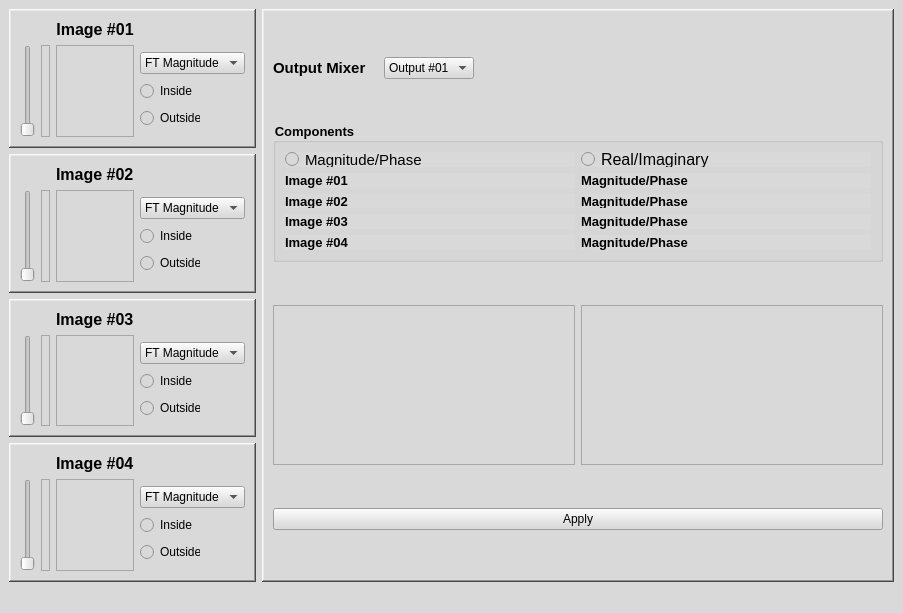
<?xml version="1.0" encoding="UTF-8"?>
<ui version="4.0">
 <class>MainWindow</class>
 <widget class="QMainWindow" name="MainWindow">
  <property name="geometry">
   <rect>
    <x>0</x>
    <y>0</y>
    <width>903</width>
    <height>613</height>
   </rect>
  </property>
  <property name="windowTitle">
   <string>MainWindow</string>
  </property>
  <property name="styleSheet">
   <string notr="true">background-color: rgb(217, 217, 217);</string>
  </property>
  <widget class="QWidget" name="centralwidget">
   <layout class="QGridLayout" name="gridLayout">
    <item row="0" column="0">
     <widget class="QFrame" name="frame_6">
      <property name="mouseTracking">
       <bool>false</bool>
      </property>
      <property name="frameShape">
       <enum>QFrame::WinPanel</enum>
      </property>
      <property name="frameShadow">
       <enum>QFrame::Raised</enum>
      </property>
      <layout class="QGridLayout" name="gridLayout_5">
       <item row="1" column="2">
        <widget class="QLabel" name="imageComponent1">
         <property name="maximumSize">
          <size>
           <width>16777215</width>
           <height>160</height>
          </size>
         </property>
         <property name="styleSheet">
          <string notr="true"/>
         </property>
         <property name="frameShape">
          <enum>QFrame::StyledPanel</enum>
         </property>
         <property name="text">
          <string/>
         </property>
         <property name="alignment">
          <set>Qt::AlignCenter</set>
         </property>
        </widget>
       </item>
       <item row="1" column="0">
        <widget class="QSlider" name="verticalSlider_1">
         <property name="orientation">
          <enum>Qt::Vertical</enum>
         </property>
        </widget>
       </item>
       <item row="1" column="3">
        <layout class="QVBoxLayout" name="verticalLayout_5">
         <property name="spacing">
          <number>0</number>
         </property>
         <property name="sizeConstraint">
          <enum>QLayout::SetNoConstraint</enum>
         </property>
         <property name="rightMargin">
          <number>0</number>
         </property>
         <item>
          <widget class="QComboBox" name="imageComboBox1">
           <item>
            <property name="text">
             <string>FT Magnitude</string>
            </property>
           </item>
           <item>
            <property name="text">
             <string>FT Phase</string>
            </property>
           </item>
           <item>
            <property name="text">
             <string>FT Real</string>
            </property>
           </item>
           <item>
            <property name="text">
             <string>FT Imaginary</string>
            </property>
           </item>
          </widget>
         </item>
         <item>
          <widget class="QRadioButton" name="radioButton_9">
           <property name="maximumSize">
            <size>
             <width>55</width>
             <height>20</height>
            </size>
           </property>
           <property name="text">
            <string>Inside</string>
           </property>
          </widget>
         </item>
         <item>
          <widget class="QRadioButton" name="radioButton_10">
           <property name="maximumSize">
            <size>
             <width>60</width>
             <height>20</height>
            </size>
           </property>
           <property name="text">
            <string>Outside</string>
           </property>
          </widget>
         </item>
        </layout>
       </item>
       <item row="0" column="2">
        <widget class="QLabel" name="label_15">
         <property name="font">
          <font>
           <pointsize>12</pointsize>
           <bold>true</bold>
          </font>
         </property>
         <property name="text">
          <string>Image #01</string>
         </property>
         <property name="alignment">
          <set>Qt::AlignCenter</set>
         </property>
        </widget>
       </item>
       <item row="1" column="1">
        <widget class="QLabel" name="imageLabel1">
         <property name="maximumSize">
          <size>
           <width>16777215</width>
           <height>160</height>
          </size>
         </property>
         <property name="styleSheet">
          <string notr="true"/>
         </property>
         <property name="frameShape">
          <enum>QFrame::StyledPanel</enum>
         </property>
         <property name="text">
          <string/>
         </property>
         <property name="alignment">
          <set>Qt::AlignCenter</set>
         </property>
        </widget>
       </item>
      </layout>
     </widget>
    </item>
    <item row="0" column="1" rowspan="4">
     <widget class="QFrame" name="frame_5">
      <property name="sizePolicy">
       <sizepolicy hsizetype="Expanding" vsizetype="Expanding">
        <horstretch>0</horstretch>
        <verstretch>0</verstretch>
       </sizepolicy>
      </property>
      <property name="maximumSize">
       <size>
        <width>650</width>
        <height>16777215</height>
       </size>
      </property>
      <property name="frameShape">
       <enum>QFrame::WinPanel</enum>
      </property>
      <property name="frameShadow">
       <enum>QFrame::Raised</enum>
      </property>
      <layout class="QGridLayout" name="gridLayout_6">
       <item row="6" column="0">
        <layout class="QHBoxLayout" name="horizontalLayout">
         <item>
          <widget class="QPushButton" name="pushButton">
           <property name="text">
            <string>Apply</string>
           </property>
          </widget>
         </item>
        </layout>
       </item>
       <item row="4" column="0">
        <widget class="QGroupBox" name="groupBox">
         <property name="maximumSize">
          <size>
           <width>16777215</width>
           <height>140</height>
          </size>
         </property>
         <property name="font">
          <font>
           <pointsize>10</pointsize>
           <bold>true</bold>
          </font>
         </property>
         <property name="title">
          <string>Components</string>
         </property>
         <layout class="QGridLayout" name="gridLayout_8">
          <item row="4" column="0">
           <widget class="QLabel" name="label_17">
            <property name="font">
             <font>
              <pointsize>10</pointsize>
              <bold>true</bold>
             </font>
            </property>
            <property name="text">
             <string>Image #02</string>
            </property>
           </widget>
          </item>
          <item row="8" column="0">
           <widget class="QLabel" name="label_18">
            <property name="font">
             <font>
              <pointsize>10</pointsize>
              <bold>true</bold>
             </font>
            </property>
            <property name="text">
             <string>Image #03</string>
            </property>
           </widget>
          </item>
          <item row="11" column="0">
           <widget class="QLabel" name="label_19">
            <property name="font">
             <font>
              <pointsize>10</pointsize>
              <bold>true</bold>
             </font>
            </property>
            <property name="text">
             <string>Image #04</string>
            </property>
           </widget>
          </item>
          <item row="2" column="0">
           <spacer name="verticalSpacer">
            <property name="orientation">
             <enum>Qt::Vertical</enum>
            </property>
            <property name="sizeHint" stdset="0">
             <size>
              <width>20</width>
              <height>40</height>
             </size>
            </property>
           </spacer>
          </item>
          <item row="8" column="1">
           <widget class="QLabel" name="label_4">
            <property name="font">
             <font>
              <pointsize>10</pointsize>
              <bold>true</bold>
             </font>
            </property>
            <property name="text">
             <string>Magnitude/Phase</string>
            </property>
           </widget>
          </item>
          <item row="1" column="1">
           <widget class="QLabel" name="label_2">
            <property name="font">
             <font>
              <pointsize>10</pointsize>
              <bold>true</bold>
             </font>
            </property>
            <property name="text">
             <string>Magnitude/Phase</string>
            </property>
           </widget>
          </item>
          <item row="4" column="1">
           <widget class="QLabel" name="label_3">
            <property name="font">
             <font>
              <pointsize>10</pointsize>
              <bold>true</bold>
             </font>
            </property>
            <property name="text">
             <string>Magnitude/Phase</string>
            </property>
           </widget>
          </item>
          <item row="0" column="1">
           <widget class="QRadioButton" name="radioButton2">
            <property name="font">
             <font>
              <pointsize>12</pointsize>
             </font>
            </property>
            <property name="text">
             <string>Real/Imaginary</string>
            </property>
           </widget>
          </item>
          <item row="0" column="0">
           <widget class="QRadioButton" name="radioButton1">
            <property name="font">
             <font>
              <pointsize>11</pointsize>
             </font>
            </property>
            <property name="text">
             <string>Magnitude/Phase</string>
            </property>
           </widget>
          </item>
          <item row="11" column="1">
           <widget class="QLabel" name="label_5">
            <property name="font">
             <font>
              <pointsize>10</pointsize>
              <bold>true</bold>
             </font>
            </property>
            <property name="text">
             <string>Magnitude/Phase</string>
            </property>
           </widget>
          </item>
          <item row="1" column="0">
           <widget class="QLabel" name="label">
            <property name="font">
             <font>
              <pointsize>10</pointsize>
              <bold>true</bold>
             </font>
            </property>
            <property name="text">
             <string>Image #01</string>
            </property>
           </widget>
          </item>
          <item row="7" column="0">
           <spacer name="verticalSpacer_2">
            <property name="orientation">
             <enum>Qt::Vertical</enum>
            </property>
            <property name="sizeHint" stdset="0">
             <size>
              <width>20</width>
              <height>40</height>
             </size>
            </property>
           </spacer>
          </item>
          <item row="9" column="0">
           <spacer name="verticalSpacer_3">
            <property name="orientation">
             <enum>Qt::Vertical</enum>
            </property>
            <property name="sizeHint" stdset="0">
             <size>
              <width>20</width>
              <height>40</height>
             </size>
            </property>
           </spacer>
          </item>
         </layout>
        </widget>
       </item>
       <item row="5" column="0">
        <layout class="QHBoxLayout" name="horizontalLayout_2">
         <item>
          <widget class="QLabel" name="outputImage1">
           <property name="sizePolicy">
            <sizepolicy hsizetype="Expanding" vsizetype="Preferred">
             <horstretch>0</horstretch>
             <verstretch>0</verstretch>
            </sizepolicy>
           </property>
           <property name="maximumSize">
            <size>
             <width>16777215</width>
             <height>160</height>
            </size>
           </property>
           <property name="styleSheet">
            <string notr="true"/>
           </property>
           <property name="frameShape">
            <enum>QFrame::StyledPanel</enum>
           </property>
           <property name="text">
            <string/>
           </property>
           <property name="alignment">
            <set>Qt::AlignCenter</set>
           </property>
          </widget>
         </item>
         <item>
          <widget class="QLabel" name="outputImage2">
           <property name="sizePolicy">
            <sizepolicy hsizetype="Expanding" vsizetype="Preferred">
             <horstretch>0</horstretch>
             <verstretch>0</verstretch>
            </sizepolicy>
           </property>
           <property name="maximumSize">
            <size>
             <width>16777215</width>
             <height>160</height>
            </size>
           </property>
           <property name="styleSheet">
            <string notr="true"/>
           </property>
           <property name="frameShape">
            <enum>QFrame::StyledPanel</enum>
           </property>
           <property name="text">
            <string/>
           </property>
           <property name="alignment">
            <set>Qt::AlignCenter</set>
           </property>
          </widget>
         </item>
        </layout>
       </item>
       <item row="0" column="0">
        <layout class="QHBoxLayout" name="horizontalLayout_3">
         <item>
          <widget class="QLabel" name="label_11">
           <property name="font">
            <font>
             <pointsize>11</pointsize>
             <bold>true</bold>
            </font>
           </property>
           <property name="text">
            <string>Output Mixer   </string>
           </property>
          </widget>
         </item>
         <item>
          <widget class="QComboBox" name="comboBox_5">
           <property name="maximumSize">
            <size>
             <width>300</width>
             <height>16777215</height>
            </size>
           </property>
           <item>
            <property name="text">
             <string>Output #01</string>
            </property>
           </item>
           <item>
            <property name="text">
             <string>Output #02</string>
            </property>
           </item>
          </widget>
         </item>
         <item>
          <spacer name="horizontalSpacer">
           <property name="orientation">
            <enum>Qt::Horizontal</enum>
           </property>
           <property name="sizeHint" stdset="0">
            <size>
             <width>40</width>
             <height>20</height>
            </size>
           </property>
          </spacer>
         </item>
        </layout>
       </item>
      </layout>
     </widget>
    </item>
    <item row="1" column="0">
     <widget class="QFrame" name="frame_2">
      <property name="frameShape">
       <enum>QFrame::WinPanel</enum>
      </property>
      <property name="frameShadow">
       <enum>QFrame::Raised</enum>
      </property>
      <layout class="QGridLayout" name="gridLayout_2">
       <item row="1" column="1">
        <widget class="QLabel" name="imageLabel2">
         <property name="maximumSize">
          <size>
           <width>16777215</width>
           <height>160</height>
          </size>
         </property>
         <property name="styleSheet">
          <string notr="true"/>
         </property>
         <property name="frameShape">
          <enum>QFrame::StyledPanel</enum>
         </property>
         <property name="text">
          <string/>
         </property>
         <property name="alignment">
          <set>Qt::AlignCenter</set>
         </property>
        </widget>
       </item>
       <item row="1" column="3">
        <layout class="QVBoxLayout" name="verticalLayout_2">
         <property name="spacing">
          <number>0</number>
         </property>
         <property name="sizeConstraint">
          <enum>QLayout::SetNoConstraint</enum>
         </property>
         <property name="rightMargin">
          <number>0</number>
         </property>
         <item>
          <widget class="QComboBox" name="imageComboBox2">
           <item>
            <property name="text">
             <string>FT Magnitude</string>
            </property>
           </item>
           <item>
            <property name="text">
             <string>FT Phase</string>
            </property>
           </item>
           <item>
            <property name="text">
             <string>FT Real</string>
            </property>
           </item>
           <item>
            <property name="text">
             <string>FT Imaginary</string>
            </property>
           </item>
          </widget>
         </item>
         <item>
          <widget class="QRadioButton" name="radioButton_3">
           <property name="maximumSize">
            <size>
             <width>55</width>
             <height>20</height>
            </size>
           </property>
           <property name="text">
            <string>Inside</string>
           </property>
          </widget>
         </item>
         <item>
          <widget class="QRadioButton" name="radioButton_4">
           <property name="maximumSize">
            <size>
             <width>60</width>
             <height>20</height>
            </size>
           </property>
           <property name="text">
            <string>Outside</string>
           </property>
          </widget>
         </item>
        </layout>
       </item>
       <item row="1" column="0">
        <widget class="QSlider" name="verticalSlider_2">
         <property name="orientation">
          <enum>Qt::Vertical</enum>
         </property>
        </widget>
       </item>
       <item row="0" column="2">
        <widget class="QLabel" name="label_14">
         <property name="font">
          <font>
           <pointsize>12</pointsize>
           <bold>true</bold>
          </font>
         </property>
         <property name="text">
          <string>Image #02</string>
         </property>
        </widget>
       </item>
       <item row="1" column="2">
        <widget class="QLabel" name="imageComponent2">
         <property name="maximumSize">
          <size>
           <width>16777215</width>
           <height>160</height>
          </size>
         </property>
         <property name="styleSheet">
          <string notr="true"/>
         </property>
         <property name="frameShape">
          <enum>QFrame::StyledPanel</enum>
         </property>
         <property name="text">
          <string/>
         </property>
         <property name="alignment">
          <set>Qt::AlignCenter</set>
         </property>
        </widget>
       </item>
      </layout>
     </widget>
    </item>
    <item row="2" column="0">
     <widget class="QFrame" name="frame_3">
      <property name="frameShape">
       <enum>QFrame::WinPanel</enum>
      </property>
      <property name="frameShadow">
       <enum>QFrame::Raised</enum>
      </property>
      <layout class="QGridLayout" name="gridLayout_3">
       <item row="1" column="3">
        <layout class="QVBoxLayout" name="verticalLayout_3">
         <property name="spacing">
          <number>0</number>
         </property>
         <property name="sizeConstraint">
          <enum>QLayout::SetNoConstraint</enum>
         </property>
         <property name="rightMargin">
          <number>0</number>
         </property>
         <item>
          <widget class="QComboBox" name="imageComboBox3">
           <item>
            <property name="text">
             <string>FT Magnitude</string>
            </property>
           </item>
           <item>
            <property name="text">
             <string>FT Phase</string>
            </property>
           </item>
           <item>
            <property name="text">
             <string>FT Real</string>
            </property>
           </item>
           <item>
            <property name="text">
             <string>FT Imaginary</string>
            </property>
           </item>
          </widget>
         </item>
         <item>
          <widget class="QRadioButton" name="radioButton_5">
           <property name="maximumSize">
            <size>
             <width>55</width>
             <height>20</height>
            </size>
           </property>
           <property name="text">
            <string>Inside</string>
           </property>
          </widget>
         </item>
         <item>
          <widget class="QRadioButton" name="radioButton_6">
           <property name="maximumSize">
            <size>
             <width>60</width>
             <height>20</height>
            </size>
           </property>
           <property name="text">
            <string>Outside</string>
           </property>
          </widget>
         </item>
        </layout>
       </item>
       <item row="1" column="0">
        <widget class="QSlider" name="verticalSlider_3">
         <property name="orientation">
          <enum>Qt::Vertical</enum>
         </property>
        </widget>
       </item>
       <item row="0" column="2">
        <widget class="QLabel" name="label_13">
         <property name="font">
          <font>
           <pointsize>12</pointsize>
           <bold>true</bold>
          </font>
         </property>
         <property name="text">
          <string>Image #03</string>
         </property>
        </widget>
       </item>
       <item row="1" column="1">
        <widget class="QLabel" name="imageLabel3">
         <property name="maximumSize">
          <size>
           <width>16777215</width>
           <height>160</height>
          </size>
         </property>
         <property name="styleSheet">
          <string notr="true"/>
         </property>
         <property name="frameShape">
          <enum>QFrame::StyledPanel</enum>
         </property>
         <property name="text">
          <string/>
         </property>
         <property name="alignment">
          <set>Qt::AlignCenter</set>
         </property>
        </widget>
       </item>
       <item row="1" column="2">
        <widget class="QLabel" name="imageComponent3">
         <property name="maximumSize">
          <size>
           <width>16777215</width>
           <height>160</height>
          </size>
         </property>
         <property name="styleSheet">
          <string notr="true"/>
         </property>
         <property name="frameShape">
          <enum>QFrame::StyledPanel</enum>
         </property>
         <property name="text">
          <string/>
         </property>
         <property name="alignment">
          <set>Qt::AlignCenter</set>
         </property>
        </widget>
       </item>
      </layout>
     </widget>
    </item>
    <item row="3" column="0">
     <widget class="QFrame" name="frame_4">
      <property name="frameShape">
       <enum>QFrame::WinPanel</enum>
      </property>
      <property name="frameShadow">
       <enum>QFrame::Raised</enum>
      </property>
      <layout class="QGridLayout" name="gridLayout_4">
       <item row="0" column="2">
        <widget class="QLabel" name="label_12">
         <property name="font">
          <font>
           <pointsize>12</pointsize>
           <bold>true</bold>
          </font>
         </property>
         <property name="text">
          <string>Image #04</string>
         </property>
        </widget>
       </item>
       <item row="1" column="0">
        <widget class="QSlider" name="verticalSlider_4">
         <property name="orientation">
          <enum>Qt::Vertical</enum>
         </property>
        </widget>
       </item>
       <item row="1" column="3">
        <layout class="QVBoxLayout" name="verticalLayout_4">
         <property name="spacing">
          <number>0</number>
         </property>
         <property name="sizeConstraint">
          <enum>QLayout::SetNoConstraint</enum>
         </property>
         <property name="rightMargin">
          <number>0</number>
         </property>
         <item>
          <widget class="QComboBox" name="imageComboBox4">
           <item>
            <property name="text">
             <string>FT Magnitude</string>
            </property>
           </item>
           <item>
            <property name="text">
             <string>FT Phase</string>
            </property>
           </item>
           <item>
            <property name="text">
             <string>FT Real</string>
            </property>
           </item>
           <item>
            <property name="text">
             <string>FT Imaginary</string>
            </property>
           </item>
          </widget>
         </item>
         <item>
          <widget class="QRadioButton" name="radioButton_7">
           <property name="maximumSize">
            <size>
             <width>55</width>
             <height>20</height>
            </size>
           </property>
           <property name="text">
            <string>Inside</string>
           </property>
          </widget>
         </item>
         <item>
          <widget class="QRadioButton" name="radioButton_8">
           <property name="maximumSize">
            <size>
             <width>60</width>
             <height>20</height>
            </size>
           </property>
           <property name="text">
            <string>Outside</string>
           </property>
          </widget>
         </item>
        </layout>
       </item>
       <item row="1" column="2">
        <widget class="QLabel" name="imageComponent4">
         <property name="maximumSize">
          <size>
           <width>16777215</width>
           <height>160</height>
          </size>
         </property>
         <property name="styleSheet">
          <string notr="true"/>
         </property>
         <property name="frameShape">
          <enum>QFrame::StyledPanel</enum>
         </property>
         <property name="text">
          <string/>
         </property>
         <property name="alignment">
          <set>Qt::AlignCenter</set>
         </property>
        </widget>
       </item>
       <item row="1" column="1">
        <widget class="QLabel" name="imageLabel4">
         <property name="maximumSize">
          <size>
           <width>16777215</width>
           <height>160</height>
          </size>
         </property>
         <property name="styleSheet">
          <string notr="true"/>
         </property>
         <property name="frameShape">
          <enum>QFrame::StyledPanel</enum>
         </property>
         <property name="text">
          <string/>
         </property>
         <property name="alignment">
          <set>Qt::AlignCenter</set>
         </property>
        </widget>
       </item>
      </layout>
     </widget>
    </item>
   </layout>
  </widget>
  <widget class="QMenuBar" name="menubar">
   <property name="geometry">
    <rect>
     <x>0</x>
     <y>0</y>
     <width>903</width>
     <height>25</height>
    </rect>
   </property>
  </widget>
  <widget class="QStatusBar" name="statusbar"/>
 </widget>
 <resources/>
 <connections/>
</ui>
